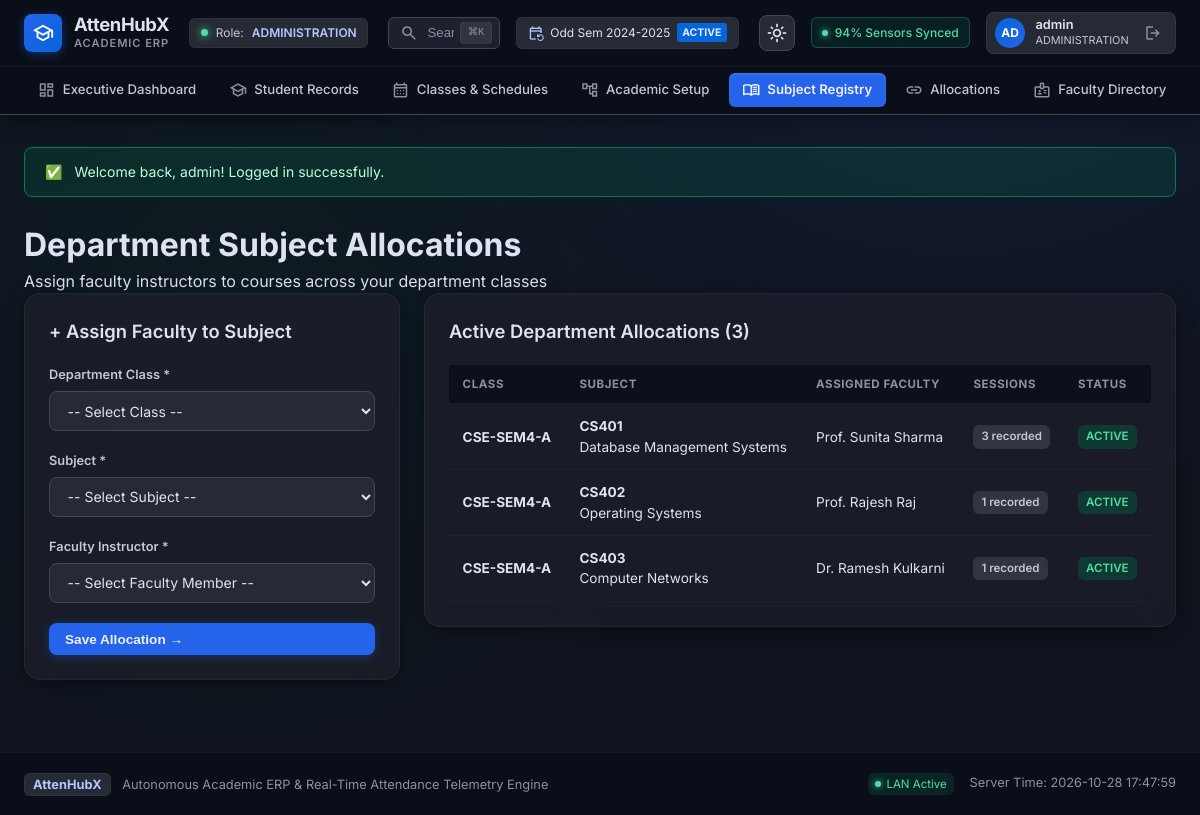
The page /hod/subjects.php (signed in) on the database its author committed.
### tables this page shows
CREATE TABLE `class_subjects` (
    `id` BIGINT UNSIGNED AUTO_INCREMENT PRIMARY KEY,
    `class_id` BIGINT UNSIGNED NOT NULL,
    `subject_id` BIGINT UNSIGNED NOT NULL,
    `teacher_id` BIGINT UNSIGNED NOT NULL,
    `start_date` DATE NOT NULL,
    `end_date` DATE NULL,
    `is_active` BOOLEAN DEFAULT TRUE,
    `created_at` DATETIME NOT NULL DEFAULT CURRENT_TIMESTAMP,
    `updated_at` DATETIME NOT NULL DEFAULT CURRENT_TIMESTAMP ON UPDATE CURRENT_TIMESTAMP,
    FOREIGN KEY (`class_id`) REFERENCES `classes`(`id`) ON DELETE RESTRICT,
    FOREIGN KEY (`subject_id`) REFERENCES `subjects`(`id`) ON DELETE RESTRICT,
    FOREIGN KEY (`teacher_id`) REFERENCES `teachers`(`id`) ON DELETE RESTRICT,
    INDEX `idx_cs_class` (`class_id`),
    INDEX `idx_cs_subject` (`subject_id`),
    INDEX `idx_cs_teacher` (`teacher_id`)
);

CREATE TABLE `classes` (
    `id` BIGINT UNSIGNED AUTO_INCREMENT PRIMARY KEY,
    `admission_batch_id` BIGINT UNSIGNED NOT NULL,
    `semester_id` BIGINT UNSIGNED NOT NULL,
    `section_name` VARCHAR(20) NOT NULL,
    `class_code` VARCHAR(50) UNIQUE NULL,
    `is_active` BOOLEAN DEFAULT TRUE,
    `created_at` DATETIME NOT NULL DEFAULT CURRENT_TIMESTAMP,
    `updated_at` DATETIME NOT NULL DEFAULT CURRENT_TIMESTAMP ON UPDATE CURRENT_TIMESTAMP,
    UNIQUE KEY `uk_batch_sem_sec` (`admission_batch_id`, `semester_id`, `section_name`),
    FOREIGN KEY (`admission_batch_id`) REFERENCES `admission_batches`(`id`) ON DELETE RESTRICT,
    FOREIGN KEY (`semester_id`) REFERENCES `semesters`(`id`) ON DELETE RESTRICT,
    INDEX `idx_classes_batch` (`admission_batch_id`),
    INDEX `idx_classes_sem` (`semester_id`)
);

CREATE TABLE `subjects` (
    `id` BIGINT UNSIGNED AUTO_INCREMENT PRIMARY KEY,
    `code` VARCHAR(30) UNIQUE NOT NULL,
    `name` VARCHAR(150) NOT NULL,
    `subject_type` VARCHAR(30) NOT NULL DEFAULT 'THEORY',
    `default_contact_hours` DECIMAL(5,2) DEFAULT 1.00,
    `credits` DECIMAL(4,2) NULL,
    `description` TEXT NULL,
    `is_active` BOOLEAN DEFAULT TRUE,
    `created_at` DATETIME NOT NULL DEFAULT CURRENT_TIMESTAMP,
    `updated_at` DATETIME NOT NULL DEFAULT CURRENT_TIMESTAMP ON UPDATE CURRENT_TIMESTAMP
);

### includes/functions.php (called while the page is built, shortened)
<?php
function e(?string $str): string {
    return htmlspecialchars($str ?? '', ENT_QUOTES, 'UTF-8');
}
function base_url(string $path = ''): string {
    static $base = null;
    if ($base === null) {
        $script_dir = dirname($_SERVER['SCRIPT_NAME'] ?? '');
        $patterns = ['/admin', '/faculty', '/hod', '/student', '/auth'];
        $clean_dir = $script_dir;
        foreach ($patterns as $p) {
            if (substr($clean_dir, -strlen($p)) === $p) {
                $clean_dir = substr($clean_dir, 0, -strlen($p));
            }
        }
        $clean_dir = rtrim(str_replace('\\', '/', $clean_dir), '/');
        $base = $clean_dir;
    }
    $path = ltrim($path, '/');
    return ($base === '' ? '' : $base) . ($path !== '' ? '/' . $path : '/');
}

### hod/subjects.php (the view, shortened to what this page needs)
<?php
require_once __DIR__ . '/../includes/header.php';
$db = get_db();
$user = current_user();
$department_id = $user['department_id'] ?? null;
if (!$department_id) {
    $d_row = $db->query("SELECT id FROM departments ORDER BY id ASC LIMIT 1")->fetch();
    $department_id = $d_row['id'] ?? 1;
}
$allocations = $db->prepare("
    SELECT
        cs.id, cs.start_date, cs.is_active,
        c.class_code, c.section_name, b.batch_name, sem.name AS semester_name,
        s.code AS subject_code, s.name AS subject_name,
        CONCAT(t.first_name, ' ', COALESCE(t.last_name, '')) AS teacher_name,
        (SELECT COUNT(*) FROM class_sessions WHERE class_subject_id = cs.id) AS sessions_count
    FROM class_subjects cs
    JOIN classes c ON cs.class_id = c.id
    JOIN admission_batches b ON c.admission_batch_id = b.id
    JOIN semesters sem ON c.semester_id = sem.id
    JOIN subjects s ON cs.subject_id = s.id
    JOIN teachers t ON cs.teacher_id = t.id
    WHERE b.department_id = ?
    ORDER BY cs.is_active DESC, s.code ASC
");
$allocations->execute([$department_id]);
$dept_allocations = $allocations->fetchAll();
?>
<div class="page-header">
    <div>
        <h1 class="page-title">Department Subject Allocations</h1>
        <p class="page-subtitle">Assign faculty instructors to courses across your department classes</p>
    </div>
</div>
<div style="display: grid; grid-template-columns: 1fr 2fr; gap: 1.5rem; align-items: start;">
    <div class="card">
        <div class="card-header">
            <h2 class="card-title">+ Assign Faculty to Subject</h2>
        </div>
        <form method="POST" action="<?= base_url('hod/subjects.php') ?>">
            <div class="card-body">
                <div class="form-group">
                    <label class="form-label">Department Class <span class="required">*</span></label>
                    <select name="class_id" class="form-control" required>
                        <option value="">-- Select Class --</option>
                    </select>
                </div>
                <div class="form-group">
                    <label class="form-label">Subject <span class="required">*</span></label>
                    <select name="subject_id" class="form-control" required>
                        <option value="">-- Select Subject --</option>
                    </select>
                </div>
                <div class="form-group">
                    <label class="form-label">Faculty Instructor <span class="required">*</span></label>
                    <select name="teacher_id" class="form-control" required>
                        <option value="">-- Select Faculty Member --</option>
                    </select>
                </div>
                <button type="submit" class="btn btn-primary" style="width: 100%;">Save Allocation &rarr;</button>
            </div>
        </form>
    </div>
    <div class="card">
        <div class="card-header">
            <h2 class="card-title">Active Department Allocations (<?= count($dept_allocations) ?>)</h2>
        </div>
        <div class="card-body" style="padding: 0;">
            <div class="table-responsive">
                <table class="data-table">
                    <thead>
                        <tr>
                            <th>Class</th>
                            <th>Subject</th>
                            <th>Assigned Faculty</th>
                            <th>Sessions</th>
                            <th>Status</th>
                        </tr>
                    </thead>
                    <tbody>
                        <?php if (empty($dept_allocations)): ?>
                            <tr>
                                <td colspan="5" style="text-align: center; color: var(--text-muted); padding: 2rem;">
                                    No subject allocations found.
                                </td>
                            </tr>
                        <?php else: ?>
                            <?php foreach ($dept_allocations as $a): ?>
                                <tr>
                                    <td>
                                        <strong><?= e($a['class_code'] ?: "{$a['semester_name']} Sec {$a['section_name']}") ?></strong>
                                    </td>
                                    <td>
                                        <strong><?= e($a['subject_code']) ?></strong>
                                        <div style="font-size: 0.85rem;"><?= e($a['subject_name']) ?></div>
                                    </td>
                                    <td><?= e($a['teacher_name']) ?></td>
                                    <td>
                                        <span class="badge badge-secondary"><?= $a['sessions_count'] ?> recorded</span>
                                    </td>
                                    <td>
                                        <span class="badge <?= $a['is_active'] ? 'badge-success' : 'badge-secondary' ?>">
                                            <?= $a['is_active'] ? 'ACTIVE' : 'INACTIVE' ?>
                                        </span>
                                    </td>
                                </tr>
                            <?php endforeach; ?>
                        <?php endif; ?>
                    </tbody>
                </table>
            </div>
        </div>
    </div>
</div>
<?php require_once __DIR__ . '/../includes/footer.php'; ?>

### assets/css/style.css (style rules this page uses)
:root, [data-theme="dark"], html.dark { --bg-base: #0f131d; --surface: #0f131d; --surface-container-lowest: #0a0e18; --surface-container-low: #171b26; --surface-container: #1c1f2a; --surface-container-high: #262a35; --surface-container-highest: #313540; --surface-bright: #353944; --surface-variant: #313540; --on-surface: #dfe2f1; --on-surface-variant: #c3c6d7; --outline: #8d90a0; --outline-variant: #434655; --primary: #b4c5ff; --primary-container: #2563eb; --on-primary: #002a78; --on-primary-container: #eeefff; --secondary: #adc6ff; --secondary-container: #0566d9; --on-secondary-container: #e6ecff; --tertiary: #4edea3; --tertiary-container: #007d55; --on-tertiary-container: #bdffdb; --tertiary-fixed-dim: #4edea3; --error: #ffb4ab; --error-container: #93000a; --on-error-container: #ffdad6; --warning: #fbbf24; --warning-container: #78350f; --on-warning-container: #fef3c7; --radius-sm: 0.375rem; --radius-md: 0.5rem; --radius-lg: 0.75rem; --radius-xl: 1rem; --radius-full: 9999px; --shadow-card: 0 4px 20px -2px rgba(0, 0, 0, 0.45); --shadow-glow-primary: 0 0 35px -5px rgba(37, 99, 235, 0.25); --shadow-glow-tertiary: 0 0 35px -5px rgba(78, 222, 163, 0.2); --font-sans: 'Inter', -apple-system, BlinkMacSystemFont, 'Segoe UI', Roboto, sans-serif; }
* { box-sizing: border-box; margin: 0; padding: 0; }
html, body { background-color: var(--bg-base); color: var(--on-surface); font-family: var(--font-sans); line-height: 1.5; -webkit-font-smoothing: antialiased; min-height: 100vh; scrollbar-width: none; -ms-overflow-style: none; }
* { scrollbar-width: none !important; -ms-overflow-style: none !important; }
body.AttenHubX-app { display: flex; flex-direction: column; min-height: 100vh; background: radial-gradient(circle at 80% -20%, rgba(37, 99, 235, 0.12) 0%, transparent 50%), radial-gradient(circle at 20% 40%, rgba(0, 125, 85, 0.08) 0%, transparent 45%), var(--bg-base); }
.btn { display: inline-flex; align-items: center; gap: 0.45rem; padding: 0.55rem 1rem; border-radius: var(--radius-md); font-size: 0.85rem; font-weight: 600; cursor: pointer; text-decoration: none; border: none; transition: all 0.15s ease; }
.btn-primary { background: var(--primary-container); color: var(--on-primary-container); box-shadow: 0 2px 10px rgba(37, 99, 235, 0.35); }
.card { background: rgba(28, 31, 42, 0.8); backdrop-filter: blur(16px); border: 1px solid rgba(255, 255, 255, 0.05); border-radius: var(--radius-xl); padding: 1.5rem; box-shadow: var(--shadow-card); margin-bottom: 1.5rem; }
.card-header { display: flex; align-items: center; justify-content: space-between; margin-bottom: 1.25rem; }
.card-title { font-size: 1.15rem; font-weight: 600; color: var(--on-surface); }
.form-group { margin-bottom: 1.25rem; }
.form-label { display: block; font-size: 0.8rem; font-weight: 600; color: var(--on-surface-variant); margin-bottom: 0.4rem; }
.form-control { width: 100%; padding: 0.6rem 0.85rem; background: var(--surface-container-high); border: 1px solid var(--outline-variant); border-radius: var(--radius-md); color: var(--on-surface); font-size: 0.875rem; font-family: inherit; transition: all 0.2s ease; }
select.form-control { cursor: pointer; }
.table-responsive { overflow-x: auto; width: 100%; }
.data-table { width: 100%; border-collapse: collapse; }
.data-table th { background: rgba(10, 14, 24, 0.8); color: var(--outline); font-size: 0.72rem; text-transform: uppercase; letter-spacing: 0.05em; padding: 0.65rem 0.85rem; text-align: left; border-bottom: 1px solid rgba(255, 255, 255, 0.05); }
.data-table td { padding: 0.75rem 0.85rem; border-bottom: 1px solid rgba(255, 255, 255, 0.03); color: var(--on-surface); font-size: 0.85rem; }
.badge { display: inline-flex; align-items: center; padding: 0.2rem 0.5rem; border-radius: var(--radius-sm); font-size: 0.72rem; font-weight: 600; }
.badge-success { background: rgba(0, 125, 85, 0.3); color: var(--tertiary); }
.badge-secondary { background: var(--surface-container-highest); color: var(--on-surface-variant); }

### rows shown on the page
class_subjects: class.class_code "CSE-SEM4-A", subject.code "CS401", subject.name "Database Management Systems", teacher_name "Prof. Sunita Sharma", sessions_count "3", is_active "ACTIVE"
class_subjects: class.class_code "CSE-SEM4-A", subject.code "CS402", subject.name "Operating Systems", teacher_name "Prof. Rajesh Raj", sessions_count "1", is_active "ACTIVE"
class_subjects: class.class_code "CSE-SEM4-A", subject.code "CS403", subject.name "Computer Networks", teacher_name "Dr. Ramesh Kulkarni", sessions_count "1", is_active "ACTIVE"

### other values the page prints
$user['role'] "ADMINISTRATION"
substr($user['username'] ?? 'U', 0, 2) "AD"
$user['display_name'] "admin"
$flash['message'] "Welcome back, admin! Logged in successfully."
count($dept_allocations) "3"
